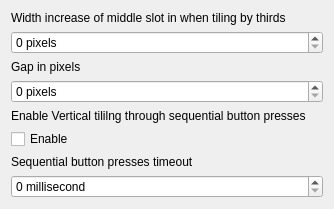
<?xml version="1.0" encoding="UTF-8"?>
<ui version="4.0">
  <class>KWin::MudeerConfigForm</class>
  <widget class="QWidget" name="KWin::MudeerConfigForm">
    <property name="geometry">
      <rect>
        <x>0</x>
        <y>0</y>
        <width>334</width>
        <height>59</height>
      </rect>
    </property>
    <property name="windowTitle">
      <string>Mudeer Ultrawide Tiling Manager</string>
    </property>
    <layout class="QVBoxLayout" name="verticalLayout">
      <item>
        <widget class="QLabel" name="midIncreaseLabel">
          <property name="toolTip">
            <string>Width Increase in Pixels for Middle Slot when tiling by thirds</string>
          </property>
          <property name="text">
            <string>Width increase of middle slot in when tiling by thirds</string>
          </property>
        </widget>
      </item>
      <item>
        <widget class="QSpinBox" name="kcfg_middleIncrease">
          <property name="toolTip">
            <string>Middle Increase</string>
          </property>
          <property name="maximum">
            <number>4000</number>
          </property>
          <property name="suffix">
            <string> pixels</string>
          </property>
          <property name="singleStep">
            <number>10</number>
          </property>
        </widget>
      </item>
      <item>
        <widget class="QLabel" name="gapLabel">
          <property name="toolTip">
            <string>Gap in pixels</string>
          </property>
          <property name="text">
            <string>Gap in pixels</string>
          </property>
        </widget>
      </item>
      <item>
        <widget class="QSpinBox" name="kcfg_gap">
          <property name="toolTip">
            <string>Gap</string>
          </property>
          <property name="maximum">
            <number>2000</number>
          </property>
          <property name="suffix">
            <string> pixels</string>
          </property>
          <property name="singleStep">
            <number>2</number>
          </property>
        </widget>
      </item>
      <item>
        <widget class="QLabel" name="sequenceLabel">
          <property name="toolTip">
            <string>Pressing a sequence of two shortcuts will first tile horirzontally then vertically</string>
          </property>
          <property name="text">
            <string>Enable Vertical tililng through sequential button presses</string>
          </property>
        </widget>
      </item>
      <item>
        <widget class="QCheckBox" name="kcfg_sequenceEnabled">
          <property name="text">
            <string>Enable</string>
          </property>
        </widget>
      </item>
      <item>
        <widget class="QLabel" name="timoutLabel">
          <property name="toolTip">
            <string>Timeout for Sequential tiling button presses (in ms)</string>
          </property>
          <property name="text">
            <string>Sequential button presses timeout</string>
          </property>
        </widget>
      </item>
      <item>
        <widget class="QSpinBox" name="kcfg_sequenceTime">
          <property name="toolTip">
            <string>Timeout</string>
          </property>
          <property name="maximum">
            <number>10000</number>
          </property>
          <property name="suffix">
            <string> millisecond</string>
          </property>
          <property name="singleStep">
            <number>100</number>
          </property>
        </widget>
      </item>
    </layout>
  </widget>
  <resources/>
  <connections/>
</ui>
